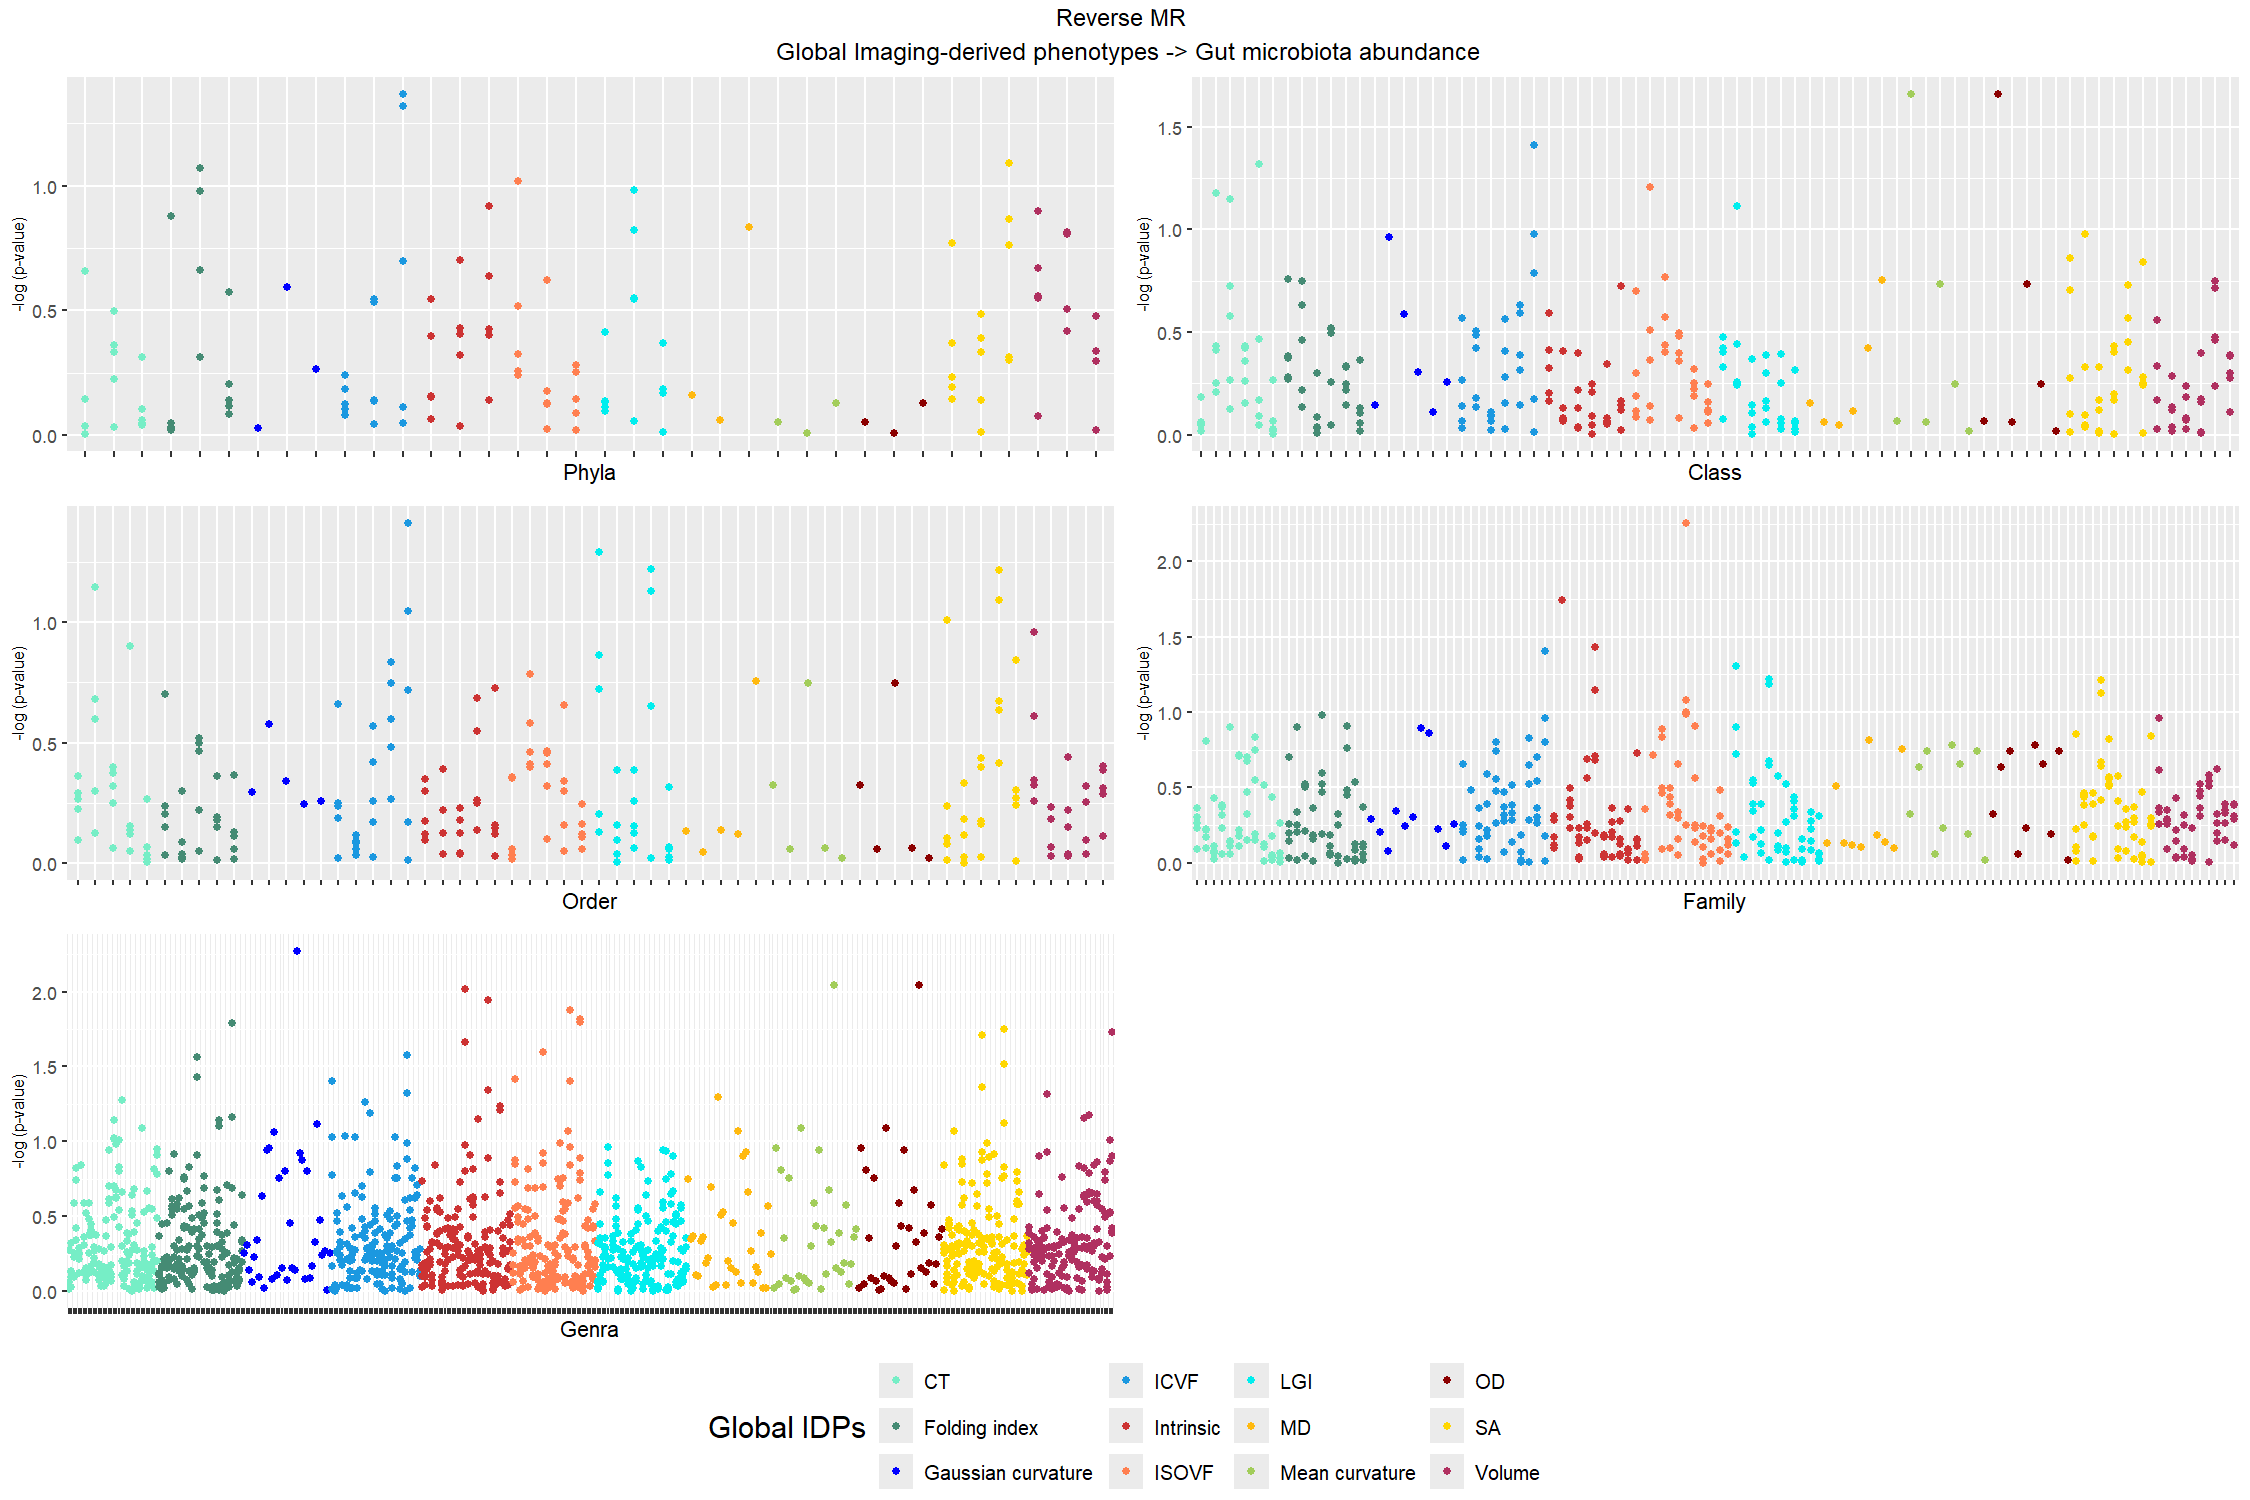

This figure's R source:
##### libraries requirement #####

library(readr)
library(dplyr)
library(remotes)
library(TwoSampleMR)
library(devtools)
library(MRInstruments)
library(MRPRESSO)
library(ieugwasr)
library(plyr)
library(genetics.binaRies)
library(tidyverse)
library(ggplot2)
library(gtable)
library(grid)
library(gridExtra)
library(ggpubr)

##### Preparing exposure file ####

idps_exp_files <- list.files("C:/R/MR_Microbiota_GlobalIDPs" ,  pattern = ".csv")

idps_exp_dat <- list()

library(gsubfn)

for (i in 1:length(idps_exp_files)) {
  idps_exp_dat[[i]] <- read_exposure_data(
    idps_exp_files[i],
    sep = ",",
    snp_col = "SNP",
    beta_col = "BETA",
    se_col = "SE",
    effect_allele_col = "A1",
    other_allele_col = "A2",
    pval_col = "P",
    chr_col = "CHR"
  )
  idps_exp_dat[[i]] <- filter(idps_exp_dat[[i]],
                              idps_exp_dat[[i]]$pval.exposure<=5*(10^-8))
  
  idps_exp_dat[[i]][,"outcome"] <- toupper(strsplit(idps_exp_dat[i],"_")[[1]][2])
}

idps_exp_data <- data.frame()

for (j in 1:length(idps_exp_dat)) {
  idps_exp_data <- rbind(idps_exp_data, idps_exp_data[[j]])
}

idps_exp_clumped <- ld_clump(
  dplyr::tibble(rsid=idps_exp_data$SNP, 
                pval=idps_exp_data$pval.exposure, 
                id=idps_exp_data$exposure),
  plink_bin = "C:/R/Microbiota_IDPs_MR/plink_win64_20231211 (1)/plink.exe",
  bfile = "C:/R/Microbiota_IDPs_MR/1kg.v3/EUR")

global_idps_exp_dat <- inner_join(idps_exp_clumped, idps_exp_data)

##### Preparing outcome file ####

# The data is available

##### Harmonization ####

reverse_harmonized_data <- harmonise_data(
  exposure_dat = global_idps_exp_dat, 
  outcome_dat = microbiota_out_dat, action = 2)

##### ---- MR analysis ---- ####

## leave-one-out MR

reverse_mr_loo <- TwoSampleMR::mr_leaveoneout(reverse_harmonized_data, 
                                              parameters = default_parameters(),  
                                              method = TwoSampleMR::mr_ivw)

## single SNP MR

reverse_mr_single <- TwoSampleMR::mr_singlesnp(reverse_harmonized_data, 
                                               parameters = default_parameters(),
                                               single_method = 'mr_wald_ratio',         
                                               all_method = c('mr_ivw', 'mr_egger_regression'))

## heterogeneity tests

reverse_mr_het <- TwoSampleMR::mr_heterogeneity(reverse_harmonized_data)

## MR Egger (horizontal pleiotropy test)

reverse_mr_egger <- TwoSampleMR::mr_pleiotropy_test(reverse_harmonized_data)

## sign concordance test

reverse_mr_fit_sign <- TwoSampleMR::mr_sign(b_exp = reverse_harmonized_data$beta.exposure,
                                            b_out = reverse_harmonized_data$beta.outcome)

## robust adjusted profile score

mr_fit_raps_all <- mr.raps::mr.raps.all(b_exp = forward_harmonized_data$beta.exposure,
                                        b_out = forward_harmonized_data$beta.outcome,
                                        se_exp = forward_harmonized_data$se.exposure,
                                        se_out = forward_harmonized_data$se.outcome)

## two sample MR using mixture models

reverse_mr <- mr(reverse_harmonized_data)

write.csv(reverse_mr, "C:/R/MR_Microbiota_GlobalIDPs/reverse_mr.csv")

## MR-PRESSO (pleiotropy and outliers removal)

mr_mrpresso <- MRPRESSO:::mr_presso(BetaOutcome = 'beta.outcome',
                                    BetaExposure = 'beta.exposure',
                                    SdOutcome = 'se.outcome',
                                    SdExposure = 'se.exposure',
                                    data = forward_harmonized_data,             
                                    OUTLIERtest = TRUE,
                                    DISTORTIONtest = TRUE,
                                    SignifThreshold = 0.05,
                                    NbDistribution = 5e4,
                                    seed = NULL)  


##### Directionality Test ####

reverse_harmonized_data$r.outcome <- get_r_from_pn(reverse_harmonized_data$pval.outcome,
                                                   reverse_harmonized_data$samplesize.outcome)

reverse_harmonized_data$r.exposure <- get_r_from_pn(reverse_harmonized_data$pval.exposure,
                                                    rep(36663,3675))

reverse_mr_steiger <- directionality_test(reverse_harmonized_data)

##### Manhattan plots ####

reverse_mr_phylum <- reverse_mr[grepl("phylum", reverse_mr$outcome),]

reverse_mr_class <- reverse_mr[grepl("class", reverse_mr$outcome),]
                                         
reverse_mr_order <- reverse_mr[grepl("order", reverse_mr$outcome),]
                                          
reverse_mr_family <- reverse_mr[grepl("family", reverse_mr$outcome),]
                                           
reverse_mr_genus <- reverse_mr[grepl("genus",  reverse_mr$outcome),]
                                         
reverse_mr_plot <- list(reverse_mr_phylum, reverse_mr_class, reverse_mr_family,
                        reverse_mr_order, reverse_mr_genus)

exposure_outcome_pair_reverse <- c()
for (m in 1:length(reverse_mr_plot)) {
  for (n in 1:nrow(reverse_mr_plot[[m]])) {
    exposure_outcome_pair_reverse[n] <- paste(reverse_mr_plot[[m]]$exposure[n], 
                                              reverse_mr_plot[[m]]$outcome[n], sep = " * ")
  }
  reverse_mr_plot[[m]] <- cbind(reverse_mr_plot[[m]], exposure_outcome_pair_reverse)
  exposure_outcome_pair_reverse <- c()
}

significane_reverse <- c()
for (k in 1:length(reverse_mr_plot)) {
  for (l in 1:nrow(reverse_mr_plot[[k]])) {
    significane_reverse[l] <- -log10(reverse_mr_plot[[k]]$pval[l])
  }
  reverse_mr_plot[[k]] <- cbind(reverse_mr_plot[[k]], significane_reverse)
  significane_reverse <- c()
}

reverse_plot_phylum <- 
  reverse_mr_plot[[1]] %>%
  arrange(exposure) %>%
  mutate(exposure_outcome_pair_reverse = as_factor(exposure_outcome_pair_reverse))  %>%
  ggplot(aes(x = exposure_outcome_pair_reverse, y = significane_reverse)) +
  geom_point(aes(colour = exposure)) +
  labs(x = "Phyla",y = "-log (p-value)", colour = "Global IDPs") + 
  theme(axis.text.x = element_blank(), legend.title = element_text(size=15), 
        legend.text=element_text(size=10), axis.title.y = element_text(size = 8)) + 
  scale_color_manual(values = c("aquamarine2",
                                "aquamarine4",
                                "blue",
                                "#1b98e0",
                                "brown3",
                                "coral",
                                "cyan2",
                                "darkgoldenrod1",
                                "darkolivegreen3",
                                "darkred",
                                "gold",
                                "maroon"))

reverse_plot_class <- 
  reverse_mr_plot[[2]] %>%
  arrange(exposure) %>%
  mutate(exposure_outcome_pair_reverse = as_factor(exposure_outcome_pair_reverse))  %>%
  ggplot(aes(x = exposure_outcome_pair_reverse, y = significane_reverse)) +
  geom_point(aes(colour = exposure)) +
  labs(x = "Class",y = "-log (p-value)", colour = "Global IDPs") + 
  theme(axis.text.x = element_blank(), legend.title = element_text(size=15), 
        legend.text=element_text(size=10), axis.title.y = element_text(size = 8)) + 
  scale_color_manual(values = c("aquamarine2",
                                "aquamarine4",
                                "blue",
                                "#1b98e0",
                                "brown3",
                                "coral",
                                "cyan2",
                                "darkgoldenrod1",
                                "darkolivegreen3",
                                "darkred",
                                "gold",
                                "maroon"))

reverse_plot_family <- 
  reverse_mr_plot[[3]] %>%
  arrange(exposure) %>%
  mutate(exposure_outcome_pair_reverse = as_factor(exposure_outcome_pair_reverse))  %>%
  ggplot(aes(x = exposure_outcome_pair_reverse, y = significane_reverse)) +
  geom_point(aes(colour = exposure)) +
  labs(x = "Family",y = "-log (p-value)", colour = "Global IDPs") + 
  theme(axis.text.x = element_blank(), legend.title = element_text(size=15), 
        legend.text=element_text(size=10), axis.title.y = element_text(size = 8)) + 
  scale_color_manual(values = c("aquamarine2",
                                "aquamarine4",
                                "blue",
                                "#1b98e0",
                                "brown3",
                                "coral",
                                "cyan2",
                                "darkgoldenrod1",
                                "darkolivegreen3",
                                "darkred",
                                "gold",
                                "maroon"))

reverse_plot_order <- 
  reverse_mr_plot[[4]] %>%
  arrange(exposure) %>%
  mutate(exposure_outcome_pair_reverse = as_factor(exposure_outcome_pair_reverse))  %>%
  ggplot(aes(x = exposure_outcome_pair_reverse, y = significane_reverse)) +
  geom_point(aes(colour = exposure)) +
  labs(x = "Order",y = "-log (p-value)", colour = "Global IDPs") + 
  theme(axis.text.x = element_blank(), legend.title = element_text(size=15), 
        legend.text=element_text(size=10), axis.title.y = element_text(size = 8)) + 
  scale_color_manual(values = c("aquamarine2",
                                "aquamarine4",
                                "blue",
                                "#1b98e0",
                                "brown3",
                                "coral",
                                "cyan2",
                                "darkgoldenrod1",
                                "darkolivegreen3",
                                "darkred",
                                "gold",
                                "maroon"))

reverse_plot_genus <- 
  reverse_mr_plot[[5]] %>%
  arrange(exposure) %>%
  mutate(exposure_outcome_pair_reverse = as_factor(exposure_outcome_pair_reverse))  %>%
  ggplot(aes(x = exposure_outcome_pair_reverse, y = significane_reverse)) +
  geom_point(aes(colour = exposure)) +
  labs(x = "Genra",y = "-log (p-value)", colour = "Global IDPs") + 
  theme(axis.text.x = element_blank(), legend.title = element_text(size=15), 
        legend.text=element_text(size=10), axis.title.y = element_text(size = 8)) + 
  scale_color_manual(values = c("aquamarine2",
                                "aquamarine4",
                                "blue",
                                "#1b98e0",
                                "brown3",
                                "coral",
                                "cyan2",
                                "darkgoldenrod1",
                                "darkolivegreen3",
                                "darkred",
                                "gold",
                                "maroon"))

library(gtable)
library(grid)
library(ggpubr)

final_reverse_plot <- ggarrange(reverse_plot_phylum, reverse_plot_class, 
                                reverse_plot_order, reverse_plot_family,
                                reverse_plot_genus, ncol = 2, nrow = 3, 
                                common.legend = TRUE, legend = "bottom")

final_reverse_plot <- grid.arrange(final_reverse_plot,nrow=1,
                                   top=text_grob("Reverse MR \n Global Imaging-derived phenotypes -> Gut microbiota abundance"))
